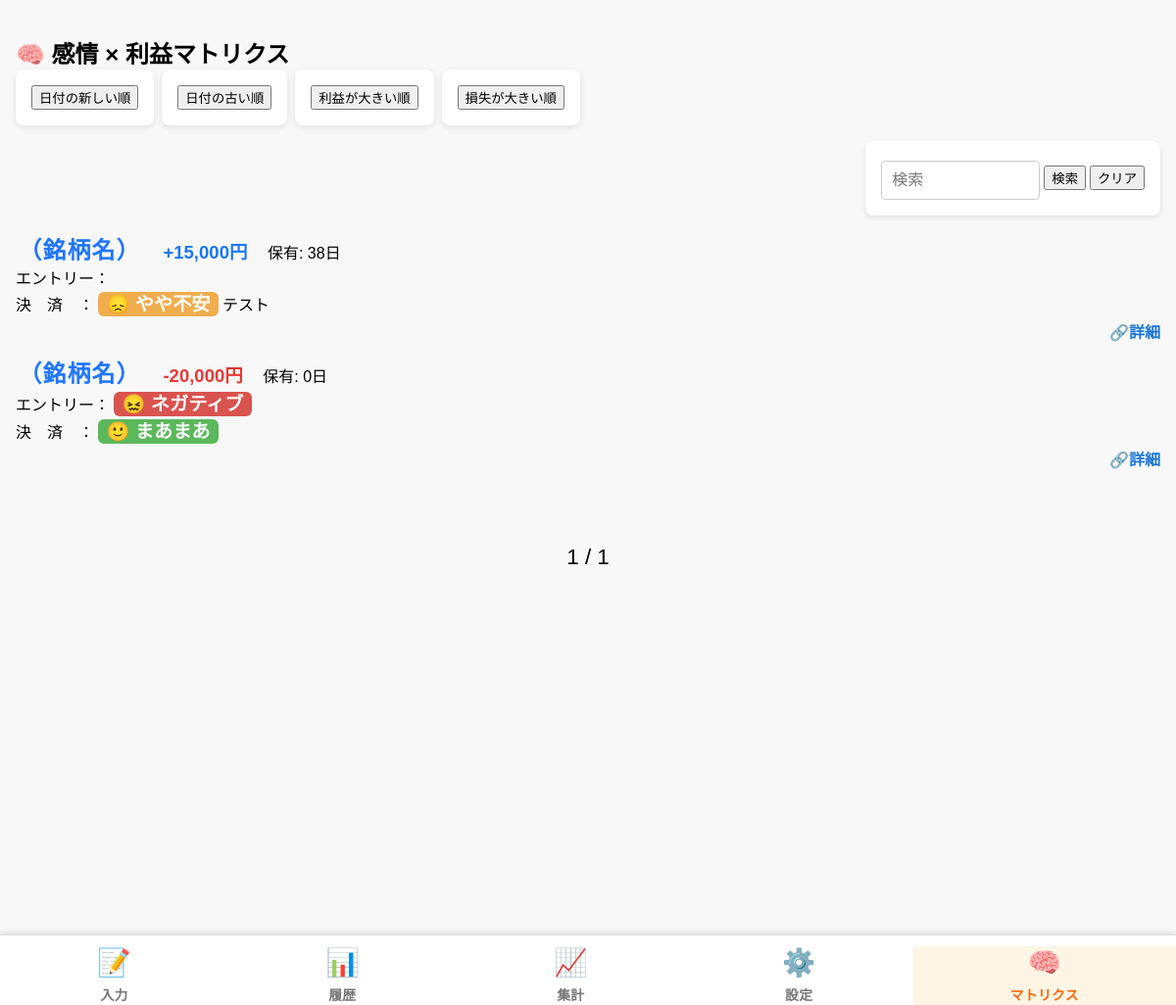
/matrix, run on the app's committed database.
### tables this page shows
CREATE TABLE trades (
          id INTEGER PRIMARY KEY AUTOINCREMENT,
           type TEXT,
           stock TEXT,
           price REAL,
           quantity INTEGER,
            total REAL,
            date TEXT,
          feeling INTEGER,
          memo TEXT,
           parent_id INTEGER,
           code TEXT,  -- ← これを追加！
        remaining_quantity INTEGER
               , purpose TEXT);

### cocotoshi.py (the view)
@app.route("/matrix")
def matrix():
    with sqlite3.connect(DATABASE) as conn:
        c = conn.cursor()
        c.execute("SELECT * FROM trades ORDER BY date, id")
        trades = c.fetchall()
    trade_tree = build_trade_tree(trades)
    matrix_results = []
    for item in trade_tree:
        parent = item["parent"]
        for child in item["children"]:
            is_opposite_trade = (
                (parent["type"] == "buy" and child["type"] == "sell") or
                (parent["type"] == "sell" and child["type"] == "buy")
            )
            if is_opposite_trade and "profits" in child and child["profits"]:
                for profit in child["profits"]:
                    try:
                        from datetime import datetime
                        fmt = "%Y-%m-%d"
                        entry_date = parent["date"]
                        exit_date = child["date"]
                        d0 = datetime.strptime(entry_date, fmt)
                        d1 = datetime.strptime(exit_date, fmt)
                        days_held = (d1 - d0).days
                    except Exception:
                        days_held = "-"
                    matrix_results.append((
                        profit,
                        parent["feeling"],
                        child["feeling"],
                        days_held,
                        parent.get("memo", ""),
                        child.get("memo", ""),
                        child.get("id")
                    ))
    matrix_results.sort(key=lambda x: x[0] or 0, reverse=True)
    page = int(request.args.get('page', 1))
    per_page = 10
    total = len(matrix_results)
    total_pages = ceil(total / per_page)
    start = (page - 1) * per_page
    end = start + per_page
    results_page = matrix_results[start:end]
    for row in results_page:
        print(row)  # これでページ内に表示される各行が確認できる
    return render_template(
        "matrix.html",
        results=results_page,
        page=page,
        total_pages=total_pages,
        current="matrix"
    )

### templates/matrix.html (shortened to what this page needs)
{% extends "layout.html" %}
{% block content %}
<div class="matrix-page">
  <h2 style="margin-bottom:0;">🧠 感情 × 利益マトリクス</h2>
<div style="display: flex; gap: 8px; align-items: center; margin-bottom: 1em;">
  <form method="get" style="display:inline;">
    <button type="submit" {% if sort == "date_desc" %}disabled{% endif %}>日付の新しい順</button>
  </form>
  <form method="get" style="display:inline;">
    <button type="submit" {% if sort == "date_asc" %}disabled{% endif %}>日付の古い順</button>
  </form>
  <form method="get" style="display:inline;">
    <button type="submit" {% if sort == "profit_desc" %}disabled{% endif %}>利益が大きい順</button>
  </form>
  <form method="get" style="display:inline;">
    <button type="submit" {% if sort == "profit_asc" %}disabled{% endif %}>損失が大きい順</button>
  </form>
</div>
  <div style="width:100%; max-width:1200px; margin:0 auto 1em auto; display:flex; justify-content:flex-end;">
    <form method="get" action="/matrix" style="display:flex; gap:4px; align-items:center;">
      <input type="text" name="q" placeholder="検索" value="{{ request.args.get('q', '') }}" style="width: 140px;">
      <button type="submit">検索</button>
      <button type="button" id="clear-btn">クリア</button>
    </form>
  </div>
  <div class="trade-list">
    {% set feelings = ['', '😖 ネガティブ', '😞 やや不安', '😐 ふつう', '🙂 まあまあ', '😄 ハッピー'] %}
    {% for row in results %}
      <div class="matrix-card">
        <div class="matrix-row-top">
          <span class="stock-name">{{ row[7] or '（銘柄名）' }}</span>
          <span class="{{ 'profit-positive' if row[0]|int >=0 else 'profit-negative' }}" style="margin-left:1em;">{{ "{:+,}".format(row[0]|int) }}円</span>
          <span style="margin-left:1em;">保有: {{ row[3] }}日</span>
        </div>
{% set entry_text = row[4]|default('') %}
<div class="matrix-row-pair">
  <span class="matrix-label-fixed">エントリー：</span>
  <span class="feeling-{{ row[1] or 0 }}">{{ feelings[row[1] or 0] }}</span>
<span class="matrix-memo">
  <span class="matrix-memo-text" id="entry-{{ loop.index }}">
  </span>
</span>
</div>
{% set settle_text = row[5]|default('') %}
<div class="matrix-row-pair">
    <span class="matrix-label-fixed">決　済　：</span>
  <span class="feeling-{{ row[2] or 0 }}">{{ feelings[row[2] or 0] }}</span>
<span class="matrix-memo">
  <span class="matrix-memo-text" id="settle-{{ loop.index }}">
    {{ (settle_text.splitlines()[0] if settle_text|length > 0 else '&nbsp;')|safe }}
  </span>
</span>
</div>
        <div style="text-align:right;margin-top:3px;">
          <a href="/history?id={{ row[6] }}" class="history-link">🔗詳細</a>
        </div>
      </div>
    {% endfor %}
  </div>
  <div class="pagination" style="text-align:center; margin: 16px 0;">
    <span style="margin:0 8px;">{{ page }} / {{ total_pages }}</span>
  </div>
</div>
</body>
{% endblock %}

### static/style.css (style rules this page uses)
html, body { min-height: 100vh !important; height: 100%; position: relative; }
body { font-family: sans-serif; margin: 0; background-color: #f8f8f8; padding: 1em 1em 70px 1em; }
form { background-color: white; padding: 1em; border-radius: 8px; box-shadow: 0 2px 6px rgba(0,0,0,0.1); margin-bottom: 0; }
input, select, textarea { width: 100%; padding: 10px; margin-top: 4px; border: 1px solid #ccc; border-radius: 4px; font-size: 1em; }
.trade-list { display: flex; flex-direction: column; gap: 12px; padding-bottom: 60px; }
.feeling-1 { background-color: #d9534f; color: white; }
.feeling-2 { background-color: #f0ad4e; color: black; }
.feeling-4 { background-color: #5cb85c; color: white; }
.feeling-1, .feeling-2, .feeling-3, .feeling-4, .feeling-5 { font-size: 1.2em; font-weight: bold; padding: 2px 8px; border-radius: 6px; display: inline; text-align: center; white-space: nowrap; color: white !important; }
.stock-name { font-size: 1.5em; color: #2176ff; font-weight: bold; letter-spacing: 1px; margin-left: 0.1em; }
.history-link { text-decoration: none; color: #1976d2; font-weight: bold; margin-left: 6px; }
.profit-positive { color: #1877f2; font-weight: bold; font-size: 1.16em; }
.profit-negative { color: #e53935; font-weight: bold; font-size: 1.16em; }
body, .matrix-page { min-height: 100vh; position: relative; }
.matrix-page { padding-bottom: 70px; }
.pagination { text-align: center; margin: 1em 0 90px 0; font-size: 1.4em; }
.pagination span { margin: 0 8px; }

### templates/layout.html (style rules this page uses)
.feeling-1 { color: #d9534f; }
.feeling-2 { color: #f0ad4e; }
.feeling-4 { color: #5cb85c; }

### data on the page
trades: row "（銘柄名）", row "+15,000", row "38", feelings "😞 やや不安", memo "テスト"
trades: row "（銘柄名）", row "-20,000", row "0", feelings "😖 ネガティブ", feelings "🙂 まあまあ"

### other printed values
{{ page }} "1"
{{ total_pages }} "1"
